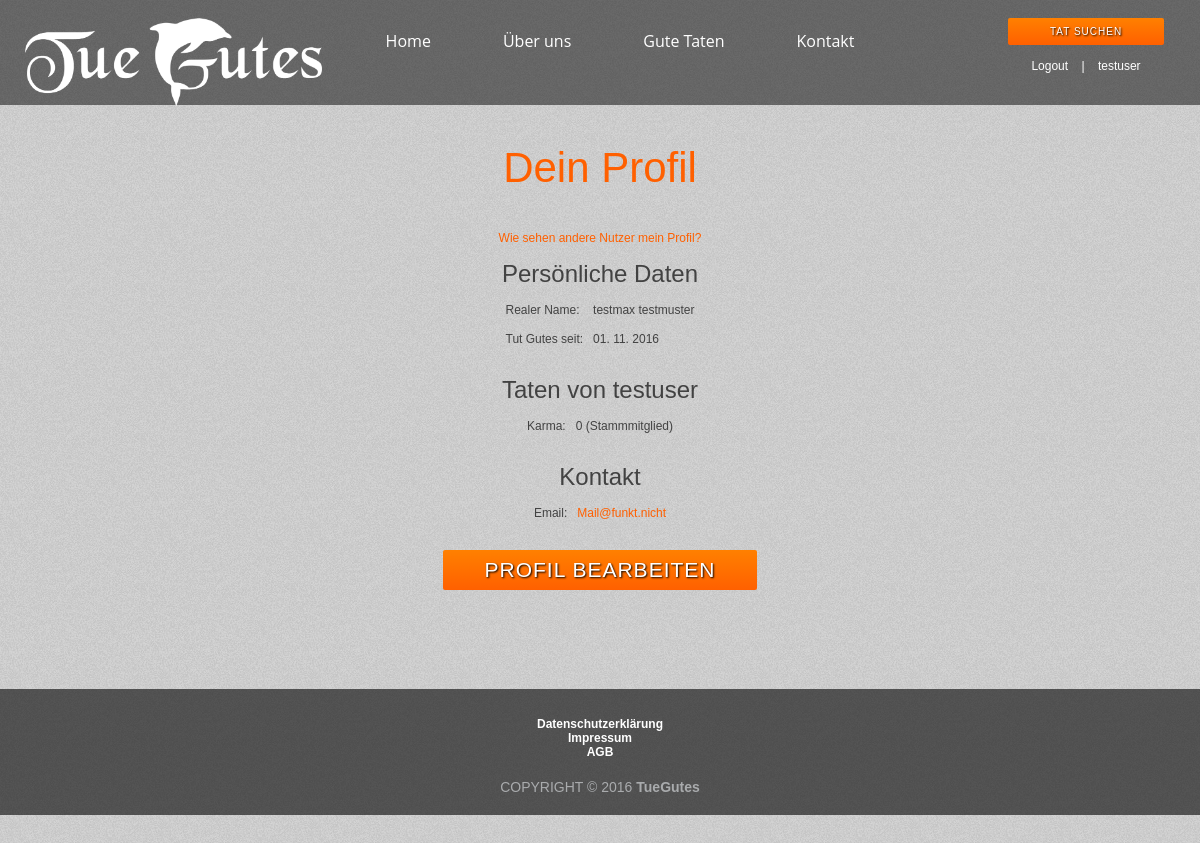
The app's page /profile.php (signed in) with its own data.
### tables this page shows
CREATE TABLE IF NOT EXISTS `User` (
  `idUser` INT NOT NULL AUTO_INCREMENT,
  `username` VARCHAR(48) NOT NULL,
  `password` VARCHAR(32) NOT NULL,
  `email` VARCHAR(128) NOT NULL,
  `regDate` DATETIME NOT NULL,
  `points` INT NOT NULL,
  `idTrust` INT NOT NULL,
  `idUserGroup` INT NOT NULL,
  `status` ENUM('nichtVerifiziert', 'Verifiziert') NOT NULL,
  PRIMARY KEY (`idUser`),
  UNIQUE INDEX `idBenutzer_UNIQUE` (`idUser` ASC),
  UNIQUE INDEX `Benutzername_UNIQUE` (`username` ASC),
  UNIQUE INDEX `Email_UNIQUE` (`email` ASC),
  INDEX `fk_Benutzer_Vertrauen1_idx` (`idTrust` ASC),
  INDEX `fk_Benutzer_Benutzergruppe1_idx` (`idUserGroup` ASC),
  CONSTRAINT `fk_User_Trust1`
    FOREIGN KEY (`idTrust`)
    REFERENCES `Trust` (`idTrust`)
    ON DELETE NO ACTION
    ON UPDATE NO ACTION,
  CONSTRAINT `fk_User_UserGroup1`
    FOREIGN KEY (`idUserGroup`)
    REFERENCES `UserGroup` (`idUserGroup`)
    ON DELETE NO ACTION
    ON UPDATE NO ACTION);

CREATE TABLE IF NOT EXISTS `PersData` (
  `idPersData` INT NOT NULL,
  `firstname` VARCHAR(64) NOT NULL,
  `lastname` VARCHAR(64) NOT NULL,
  `gender` VARCHAR(1) NULL,
  `street` VARCHAR(128) NULL,
  `housenumber` VARCHAR(5) NULL,
  `idPostal` INT NULL,
  `telefonnumber` VARCHAR(20) NULL,
  `messengernumber` VARCHAR(20) NULL,
  `birthday` DATE NULL,
  PRIMARY KEY (`idPersData`),
  INDEX `fk_PersData_Postalcode1_idx` (`idPostal` ASC),
  CONSTRAINT `fk_PersData_User1`
    FOREIGN KEY (`idPersData`)
    REFERENCES `User` (`idUser`)
    ON DELETE NO ACTION
    ON UPDATE NO ACTION,
  CONSTRAINT `fk_PersData_Postalcode1`
    FOREIGN KEY (`idPostal`)
    REFERENCES `Postalcode` (`idPostal`)
    ON DELETE NO ACTION
    ON UPDATE NO ACTION);

CREATE TABLE IF NOT EXISTS `Trust` (
  `idTrust` INT NOT NULL,
  `trustleveldescription` VARCHAR(45) NOT NULL,
  PRIMARY KEY (`idTrust`));

### includes/db_connector.php (called while the page is built, shortened)
<?php
function db_connect() {
	return mysqli_connect(DB_HOST,DB_USER, DB_PASSWORD, DB_NAME);
}
function db_get_user($user) {
	$db = db_connect();
	$sql = "
		SELECT idUser, password, username, email, regDate, points, trustleveldescription, groupDescription, privacykey, avatar, hobbys, description, firstname, lastname, gender, street, housenumber, idPostal, telefonnumber, messengernumber, birthday
		FROM User
			JOIN Trust
		    	ON User.idTrust = Trust.idTrust
			JOIN UserGroup
		    	ON User.idUserGroup = UserGroup.idUserGroup
			JOIN Privacy
		    	ON User.idUser = Privacy.idPrivacy
			JOIN UserTexts
		    	ON User.idUser = UserTexts.idUserTexts
			JOIN PersData
		    	ON User.idUser = PersData.idPersData
		WHERE username = ?";
	$stmt = $db->prepare($sql);
	$stmt->bind_param('s',$user);
	$stmt->execute();
	$result = $stmt->get_result();
	$thisuser = $result->fetch_assoc();
	if (isset($thisuser['idPostal'])) {
		$dbentry = db_getPostalcodePlacebyIdPostal($thisuser['idPostal']);
		$thisuser['place'] = $dbentry['place'];
		$thisuser['postalcode'] = $dbentry['postalcode'];
	} else {
		$thisuser['postalcode'] = '';
		$thisuser['place'] = '';
		$thisuser['idPostal'] = '';
	}
	if (!isset($thisuser['avatar'])) $thisuser['avatar'] = "";
	if (!isset($thisuser['hobbys'])) $thisuser['hobbys'] = "";
	if (!isset($thisuser['description'])) $thisuser['description'] = "";
	if (!isset($thisuser['gender'])) $thisuser['gender'] = "";
	if (!isset($thisuser['street'])) $thisuser['street'] = "";
	if (!isset($thisuser['housenumber'])) $thisuser['housenumber'] = "";
	if (!isset($thisuser['telefonnumber'])) $thisuser['telefonnumber'] = "";
	if (!isset($thisuser['messengernumber'])) $thisuser['messengernumber'] = "";
	if (!isset($thisuser['birthday'])) $thisuser['birthday'] = "";
	return $thisuser;
}
?>

### profile.php (the view, shortened to what this page needs)
<?php
	include "./includes/db_connector.php";
	include "./includes/Map.php";
	require "./includes/_top.php";
	$thisuser = db_get_user(@$_GET['user']);
	if (!isset($thisuser['username'])) $thisuser = db_get_user($_SESSION['user']);
	if (strtoupper($_SESSION['user'])===strtoupper($thisuser['username']) && !(@$_GET['view']==="public")) {
		$headline = 'Dein Profil';
		$link = '<a href="profile.php?view=public">Wie sehen andere Nutzer mein Profil?</a><br>';
		$shEmail = ($thisuser['email']!="");
		$shRegDate = ($thisuser['regDate']!="");
		$shVorname = ($thisuser['firstname']!="");
		$shNachname = ($thisuser['lastname']!="");
		$shTelefon = ($thisuser['telefonnumber']!="");
		$shMessenger = ($thisuser['messengernumber']!="");
		$shGeburtstag = ($thisuser['birthday']!="");
		$shJahrgang = ($thisuser['birthday']!="");
	}
	if(isset($_POST['action']) && ($_POST['action'] == 'edit')) {
		$form_head = '<form action="" method="post" enctype="multipart/form-data">';
		$blAvatar = 'Pfad zum neuen Profilbild eingeben:<br>';
		$blAvatar .= '<input type="file" name="neuerAvatar" accept="image/*">';
		$blPersoenlich = "";
		$blPersoenlich .= '<h3>Persönliche Daten</h3><table style="border:none">';
		$blPersoenlich .= '<tr><td style="border:none;padding-right:10px;padding-bottom:15px">Realer Name:</td><td style="border:none">';
		$blPersoenlich .= $thisuser['firstname'] . ' ';
		$blPersoenlich .= $thisuser['lastname'];
		$blPersoenlich .= '</td></tr>';
		$blPersoenlich .= '<tr><td style="border:none;padding-right:10px;padding-bottom:15px">Geschlecht:</td><td style="border:none">' . (($thisuser['gender']==='w')?'weiblich':'männlich') . '</td></tr>';
		$blPersoenlich .= '<tr><td style="border:none;padding-right:10px;padding-bottom:15px">Geboren:</td><td style="border:none"><input type="text" name="txtGeburtstag" placeholder="JJJJ-MM-TT" value="' . $thisuser['birthday'] . '"></td></tr>';
		$blPersoenlich .= '<tr><td style="border:none;padding-right:10px;padding-bottom:15px">Tut Gutes seit:</td><td style="border:none">' . substr($thisuser['regDate'],8,2) . '. ' . substr($thisuser['regDate'],5,2) . '. ' . substr($thisuser['regDate'],0,4) . '</td></tr>';
		$blPersoenlich .= "</table>";
		$blUeber = "";
		$blUeber .= '<h3>Über ' . $thisuser['username'] . '</h3><table style="border:none;width:45%">';
		$blUeber .= '<tr><td style="border:none;padding-right:10px;padding-bottom:15px">Hobbys:</td><td style="border:none"><input type="text" name="txtHobbys" placeholder="z.B. Kochen, Fahrrad fahren, ..." value="' . $thisuser['hobbys'] . '"></td></tr>';
		$blUeber .= '<tr><td style="border:none;padding-right:10px;padding-bottom:15px">Über mich:</td><td style="border:none"><textarea rows=20 cols=100 placeholder="beschreibe dich selbst mit wenigen Worten..." name="txtBeschreibung">' . $thisuser['description'] . '</textarea></td></tr>';
		$blUeber .= "</table>";
		$blTaten = '<h3>Taten von ' . $thisuser['username'] . '</h3><table style="border:none">';
		$blTaten .= '<tr><td style="border:none;padding-right:10px;padding-bottom:15px">Karma:</td><td style="border:none">';
		$blTaten .= $thisuser['points'] . ' (' . $thisuser['trustleveldescription'] . ')';
		$blTaten .= "</table>";
		$blAdresse = "";
		$blAdresse .= '<h3>Wo findet man ' . $thisuser['username'] . '?</h3><table style="border:none">';
		$showMap = false;
		$blAdresse .= '<tr><td style="border:none;padding-right:10px;padding-bottom:15px">Adresse:</td><td style="border:none">';
		$blAdresse .= '<input type="text" name="txtStrasse" placeholder="Strasse" value="' . $thisuser['street'] . '">';
		$blAdresse .= '<input type="text" size="5%" name="txtHausnummer" placeholder="Nr." value="' . $thisuser['housenumber'] . '">';
		$blAdresse .= "</td></tr>";
		$blAdresse .= '<tr><td style="border:none;padding-right:10px;padding-bottom:15px">PLZ:</td><td style="border:none"><input type="text" name="txtPostleitzahl" placeholder="PLZ" value="' . (($thisuser['postalcode']!=0)?$thisuser['postalcode']:'') . '"></td></tr>';
		$blAdresse .= "</table>";
		$blKontakt = '<h3>Kontakt</h3><table style="border:none">';
		$blKontakt .= '<tr><td style="border:none;padding-right:10px;padding-bottom:15px">Email:</td><td style="border:none"><a href="mailto:' . $thisuser['email'] . '">' . $thisuser['email'] . '</a></td></tr>';
		$blKontakt .= '<tr><td style="border:none;padding-right:10px;padding-bottom:15px">Telefon:</td><td style="border:none"> <input type="text" name="txtTelNr" placeholder="z.B. 051112345678" value="' . $thisuser['telefonnumber'] . '"></td></tr>';
		$blKontakt .= '<tr><td style="border:none;padding-right:10px;padding-bottom:15px">Messenger:</td><td style="border:none"><input type="text" name="txtMsgNr" value="' . $thisuser['messengernumber'] . '"></td></tr>';
		$blKontakt .= "</table>";
		$blPrivacy = '<h3>Sichtbarkeitseinstellungen</h3>Welche Einstellungen sollen Besuchern deines Profils angezeigt werden?<br><br><table>';
		$blPrivacy .= '<tr><td><select name="vsMail"/><option value="1">Anzeigen</option><option value="0" ' . (substr($thisuser['privacykey'],0,1)?'':'selected') . '>Verbergen</option></select> Meine E-Mail Adresse</td></tr>';
		$blPrivacy .= '<tr><td><select name="vsRegDate"/><option value="1">Anzeigen</option><option value="0" ' . (substr($thisuser['privacykey'],1,1)?'':'selected') . '>Verbergen</option></select> Datum meiner Registrierung</td></tr>';
		$blPrivacy .= '<tr><td><select name="vsAvatar"/><option value="1">Anzeigen</option><option value="0" ' . (substr($thisuser['privacykey'],2,1)?'':'selected') . '>Verbergen</option></select> Mein Profilbild</td></tr>';
		$blPrivacy .= '<tr><td><select name="vsHobbys"/><option value="1">Anzeigen</option><option value="0" ' . (substr($thisuser['privacykey'],3,1)?'':'selected') . '>Verbergen</option></select> Meine Hobbys</td></tr>';
		$blPrivacy .= '<tr><td><select name="vsDescription"/><option value="1">Anzeigen</option><option value="0" ' . (substr($thisuser['privacykey'],4,1)?'':'selected') . '>Verbergen</option></select> Meine Beschreibung von mir selbst</td></tr>';
		$blPrivacy .= '<tr><td><select name="vsFirstname"/><option value="1">Anzeigen</option><option value="0" ' . (substr($thisuser['privacykey'],5,1)?'':'selected') . '>Verbergen</option></select> Meinen Vornamen</td></tr>';
		$blPrivacy .= '<tr><td><select name="vsLastname"/><option value="1">Anzeigen</option><option value="0" ' . (substr($thisuser['privacykey'],6,1)?'':'selected') . '>Verbergen</option></select> Meinen Nachnamen</td></tr>';
		$blPrivacy .= '<tr><td><select name="vsGender"/><option value="1">Anzeigen</option><option value="0" ' . (substr($thisuser['privacykey'],7,1)?'':'selected') . '>Verbergen</option></select> Mein Geschlecht</td></tr>';
		$blPrivacy .= '<tr><td><select name="vsStreet"/><option value="1">Anzeigen</option><option value="0" ' . (substr($thisuser['privacykey'],8,1)?'':'selected') . '>Verbergen</option></select> Meine Straße</td></tr>';
		$blPrivacy .= '<tr><td><select name="vsHousenumber"/><option value="1">Anzeigen</option><option value="0" ' . (substr($thisuser['privacykey'],9,1)?'':'selected') . '>Verbergen</option></select> Meine Hausnummer</td></tr>';
		$blPrivacy .= '<tr><td><select name="vsPlzOrt"/><option value="1">Anzeigen</option><option value="0" ' . (substr($thisuser['privacykey'],10,1)?'':'selected') . '>Verbergen</option></select> Meinen Wohnort</td></tr>';
		$blPrivacy .= '<tr><td><select name="vsTelNr"/><option value="1">Anzeigen</option><option value="0" ' . (substr($thisuser['privacykey'],11,1)?'':'selected') . '>Verbergen</option></select> Meine Telefonnummer</td></tr>';
		$blPrivacy .= '<tr><td><select name="vsMsgNr"/><option value="1">Anzeigen</option><option value="0" ' . (substr($thisuser['privacykey'],12,1)?'':'selected') . '>Verbergen</option></select> Meine Messengernummer</td></tr>';
		$blPrivacy .= '<tr><td><select name="vsBirthday"/><option value="1">Anzeigen</option><option value="0" ' . (substr($thisuser['privacykey'],13,1)?'':'selected') . '>Verbergen</option></select> Meinen Geburtstag</td></tr>';
		$blPrivacy .= '<tr><td><select name="vsBrithyear"/><option value="1">Anzeigen</option><option value="0" ' . (substr($thisuser['privacykey'],14,1)?'':'selected') . '>Verbergen</option></select> Mein Geburtsjahr</td></tr>';
		$blPrivacy .= '</table>';
		$form_bottom = '<p /><p /><input type=submit value="Änderungen speichern"><input type="hidden" name="action" value="save"><br><br><br><br><br></form>';
		$form_bottom .= '<form action="" method="post"><input type="password" name="save_pw" placeholder="Passwort zur Sicherheit erneut eingeben..."><br><br><input type=submit value="Profil entgültig löschen"></form>';
	} else {
		$form_head = '<form action="" method="post">';
		$blPersoenlich = "";
		if ($shVorname || $shNachname || $shGeburtstag || $shJahrgang || $shRegDate) {
			$blPersoenlich .= '<h3>Persönliche Daten</h3><table style="border:none">';
			if ($shVorname || $shNachname) {
				$blPersoenlich .= '<tr><td style="border:none;padding-right:10px;padding-bottom:15px">Realer Name:</td><td style="border:none">';
				if ($shVorname) $blPersoenlich .= $thisuser['firstname'] . ' ';
				if ($shNachname) $blPersoenlich .= $thisuser['lastname'];
				$blPersoenlich .= "</td></tr>";
			}
			if ($shRegDate) $blPersoenlich .= '<tr><td style="border:none;padding-right:10px;padding-bottom:15px">Tut Gutes seit:</td><td style="border:none">' . substr($thisuser['regDate'],8,2) . '. ' . substr($thisuser['regDate'],5,2) . '. ' . substr($thisuser['regDate'],0,4) . '</td></tr>';
			$blPersoenlich .= "</table>";
		}
		$blTaten = '<h3>Taten von ' . $thisuser['username'] . '</h3><table style="border:none">';
		$blTaten .= '<tr><td style="border:none;padding-right:10px;padding-bottom:15px">Karma:</td><td style="border:none">';
		$blTaten .= $thisuser['points'] . ' (' . $thisuser['trustleveldescription'] . ')';
		$blTaten .= "</table>";
		$blKontakt = "";
		if ($shEmail || $shTelefon || $shMessenger) {
			$blKontakt .= '<h3>Kontakt</h3><table style="border:none">';
			if ($shEmail) $blKontakt .= '<tr><td style="border:none;padding-right:10px;padding-bottom:15px">Email:</td><td style="border:none"><a href="mailto:' . $thisuser['email'] . '">' . $thisuser['email'] . '</a></td></tr>';
			$blKontakt .= "</table>";
		}
		$form_bottom = (((strtoupper($_SESSION['user'])===strtoupper($thisuser['username'])) && (!isset($_GET['view']) || $_GET['view'] != "public") )?'<p /><p /><input type="submit" value="Profil bearbeiten"><input type="hidden" name="action" value="edit"></form>':'</form>');
	}
?>
<h2 id="profileheader"><?php echo $headline; ?></h2>
<?php echo $link?>
<?php echo $form_head?>
<?php
	echo '<div align="center">' . $blPersoenlich . '</div>';
	echo '<div align="center">' . $blTaten . '</div>';
	echo '<div align="center">' . $blKontakt . '</div>';
?>
<?php echo $form_bottom?>
<?php require "./includes/_bottom.php"; ?>

### records on screen
user: username "Dein Profil", regDate "01", regDate "11", regDate "2016", username "testuser", points.trustleveldescription "0 (Stammmitglied)", email "Mail@funkt.nicht"
persdata: firstname "testmax testmuster"

### other values on screen
$_SESSION['user'] "testuser"
$wlang['nav_home'] "Home"
$wlang['nav_about'] "Über uns"
$wlang['nav_deeds'] "Gute Taten"
$wlang['nav_contact'] "Kontakt"
$wlang['privacy'] "Datenschutzerklärung"
$wlang['imprint'] "Impressum"
$wlang['terms'] "AGB"
